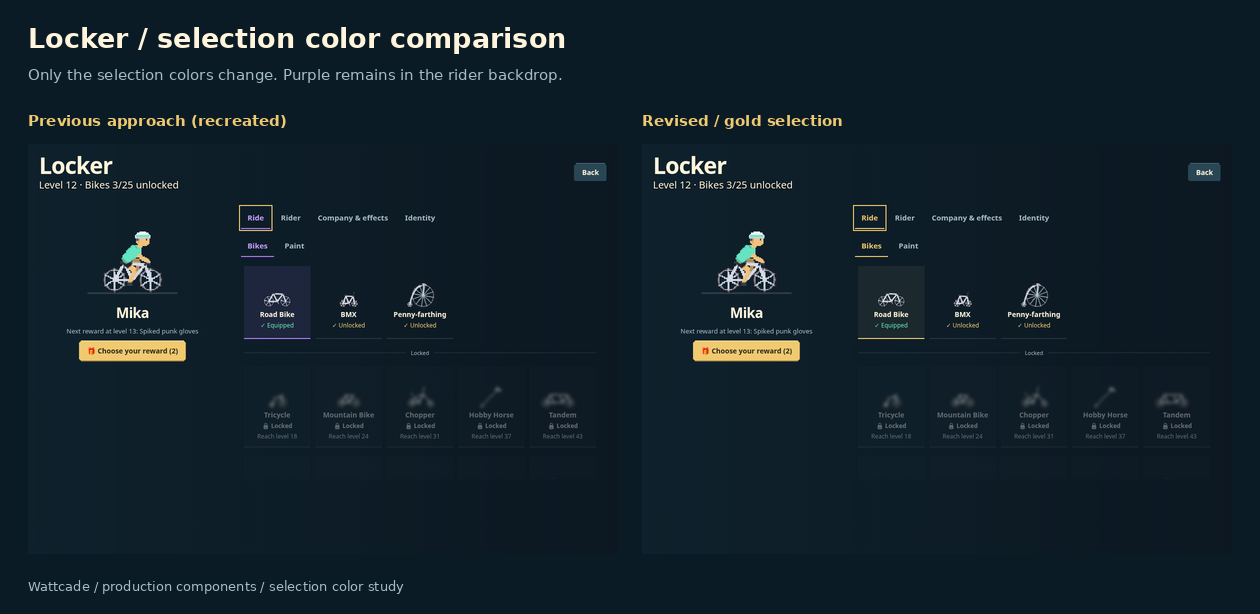
#> input picture docs/visual-polish/accent-revision/locker-comparison.png, 1260 x 614 px, given in place of locker-390-revised.png, which was not available
$ python package-accent-revision.py
#> lines starting #> are read from the running program, lines starting #| are printed output that depends on the picture
"""Package real browser captures; no UI pixels or colors are retouched."""
from pathlib import Path
from PIL import Image, ImageDraw, ImageFont

OUT = Path('docs/visual-polish/accent-revision')
FONT = '/usr/share/fonts/truetype/dejavu/DejaVuSans.ttf'
BOLD = '/usr/share/fonts/truetype/dejavu/DejaVuSans-Bold.ttf'
BG, INK, MUTED, GOLD = '#0b1b25', '#fff4dc', '#a7bdc6', '#efca70'

def text(draw, xy, label, size=16, color=INK, bold=False):
    draw.text(xy, label, fill=color, font=ImageFont.truetype(BOLD if bold else FONT, size))

def sheet(title, subtitle, labels, captures, width=None):
#> called with title = 'Gold selects. Purple sets the scene.'
    pics = [Image.open(OUT / f'{name}.png').convert('RGB') for name in captures]
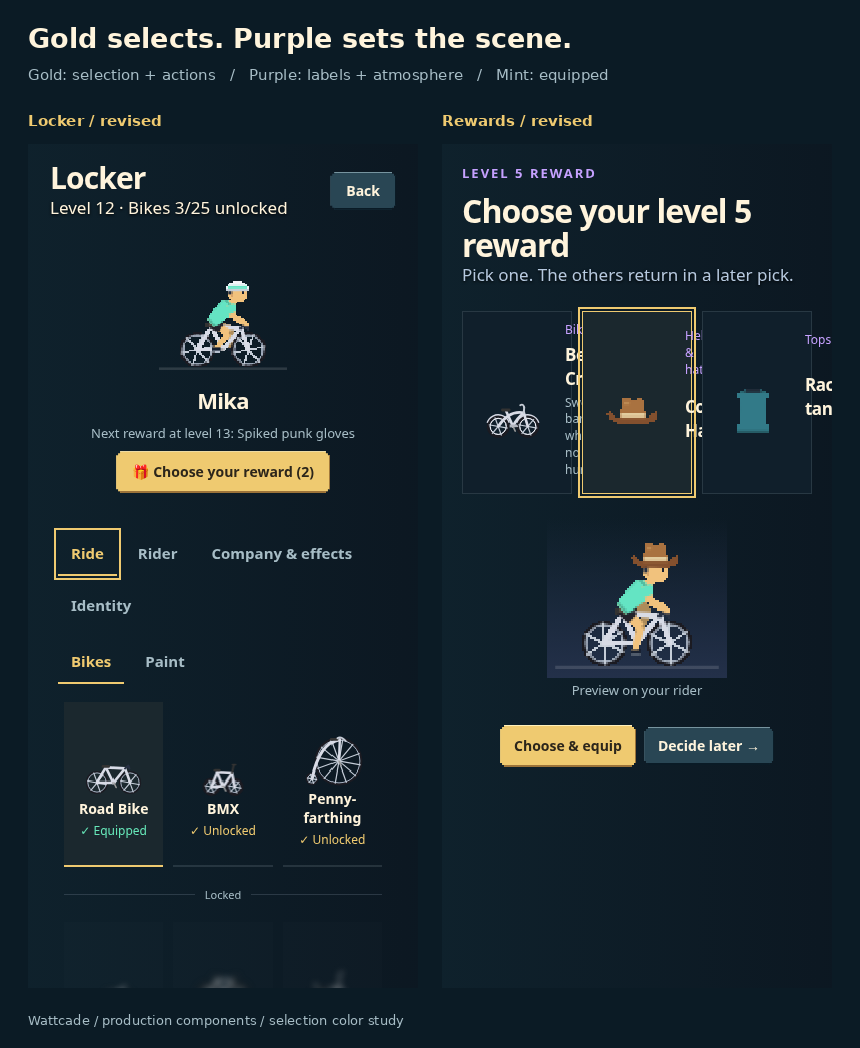
#> input picture docs/visual-polish/accent-revision/revised-examples.png, 860 x 1048 px, given in place of reward-390-revised.png, which was not available
#> pics = 2 items
    if width:
        pics = [pic.resize((width, round(pic.height * width / pic.width)), Image.Resampling.LANCZOS) for pic in pics]
    margin, gap, top = 28, 24, 144
    canvas = Image.new('RGB', (sum(p.width for p in pics) + margin * 2 + gap, max(p.height for p in pics) + top + 60), BG)
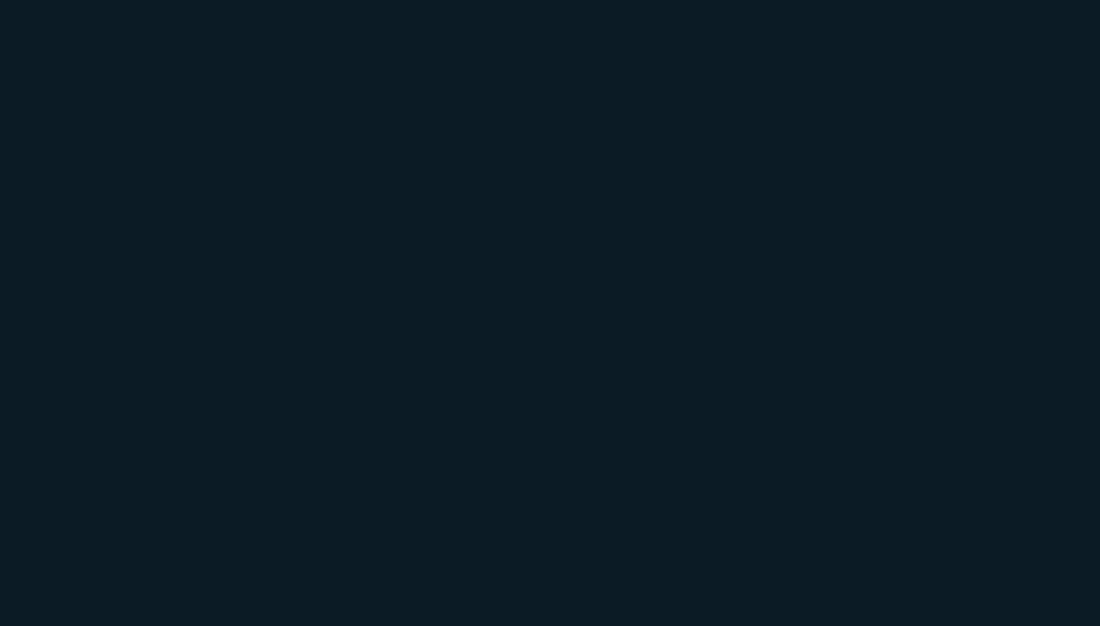
#> canvas: PIL image 2200x1252 RGB (shown at 1/2 size); mean R, G, B 11, 27, 37
    draw = ImageDraw.Draw(canvas)
    text(draw, (margin, 22), title, 27, bold=True)
    text(draw, (margin, 66), subtitle, 15, MUTED)
    x = margin
    for label, pic in zip(labels, pics):
        text(draw, (x, 112), label, 15, GOLD, bold=True)
        canvas.paste(pic, (x, top))
        x += pic.width + gap
#> this loop made 2 passes
#> (label, x) on passes 1 to 2: ('Locker / revised', 1312), ('Rewards / revised', 2196)
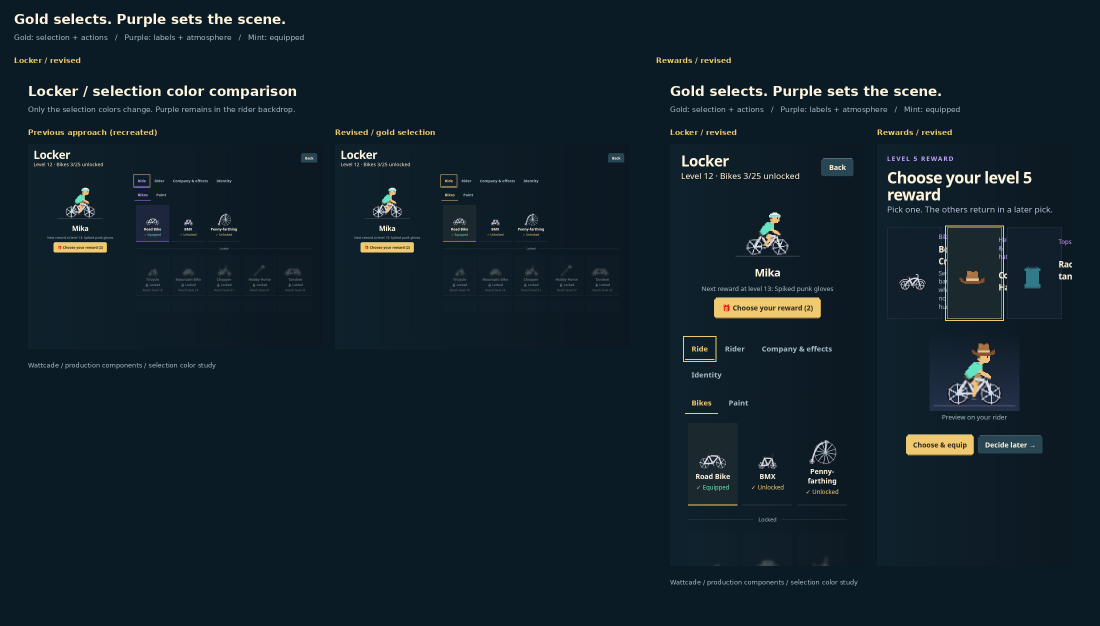
#> canvas: PIL image 2200x1252 RGB (shown at 1/2 size); mean R, G, B 18.1, 33, 41.9
#> after the loop, x = 2196
    text(draw, (margin, canvas.height - 36), 'Wattcade / production components / selection color study', 13, MUTED)
    return canvas

pages = [
    ('revised-examples', sheet('Gold selects. Purple sets the scene.',
        'Gold: selection + actions   /   Purple: labels + atmosphere   /   Mint: equipped',
        ['Locker / revised', 'Rewards / revised'], ['locker-390-revised', 'reward-390-revised'])),
    ('locker-comparison', sheet('Locker / selection color comparison',
        'Only the selection colors change. Purple remains in the rider backdrop.',
        ['Previous approach (recreated)', 'Revised / gold selection'],
        ['locker-1180-previous', 'locker-1180-revised'], 590)),
    ('reward-comparison', sheet('Rewards / selection color comparison',
        'Gold connects the chosen reward to its action. Category labels stay purple.',
        ['Previous approach (recreated)', 'Revised / gold selection'],
        ['reward-390-previous', 'reward-390-revised'])),
    ('reward-desktop-comparison', sheet('Rewards / desktop comparison',
        'The same color roles and shallow button treatment carry across screen sizes.',
        ['Previous approach (recreated)', 'Revised / gold selection'],
        ['reward-1180-previous', 'reward-1180-revised'], 590)),
]
#> (the run stopped early here; a loop or call above may not have finished)
